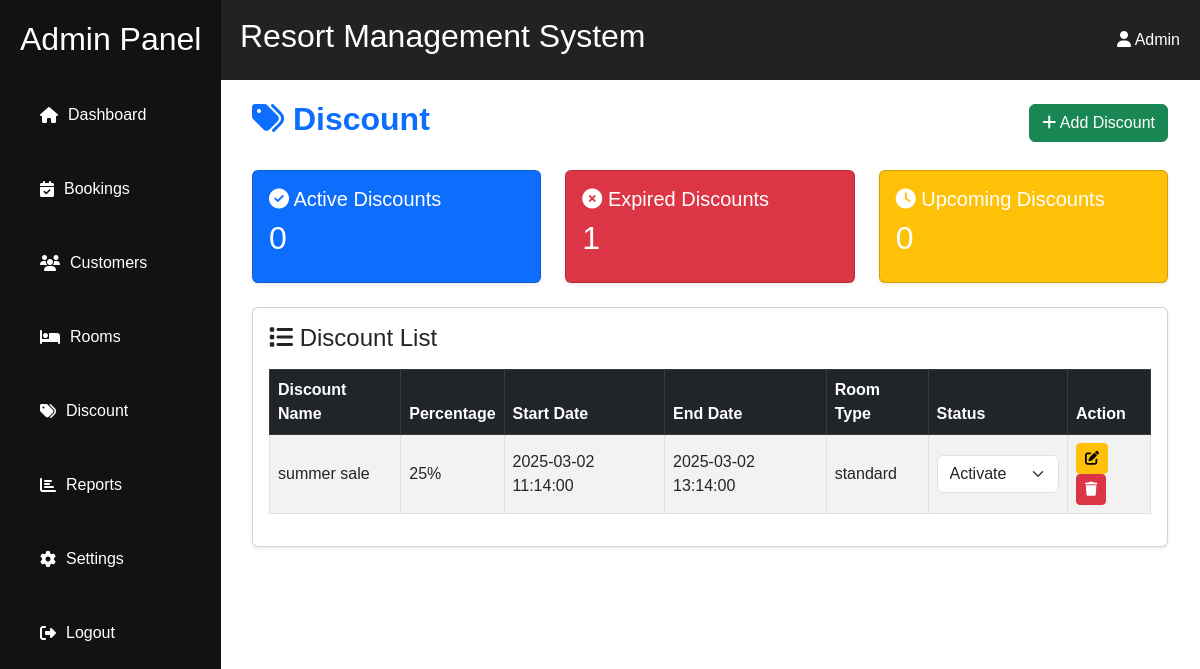
The app's page /admin/discount/index.php, older data.
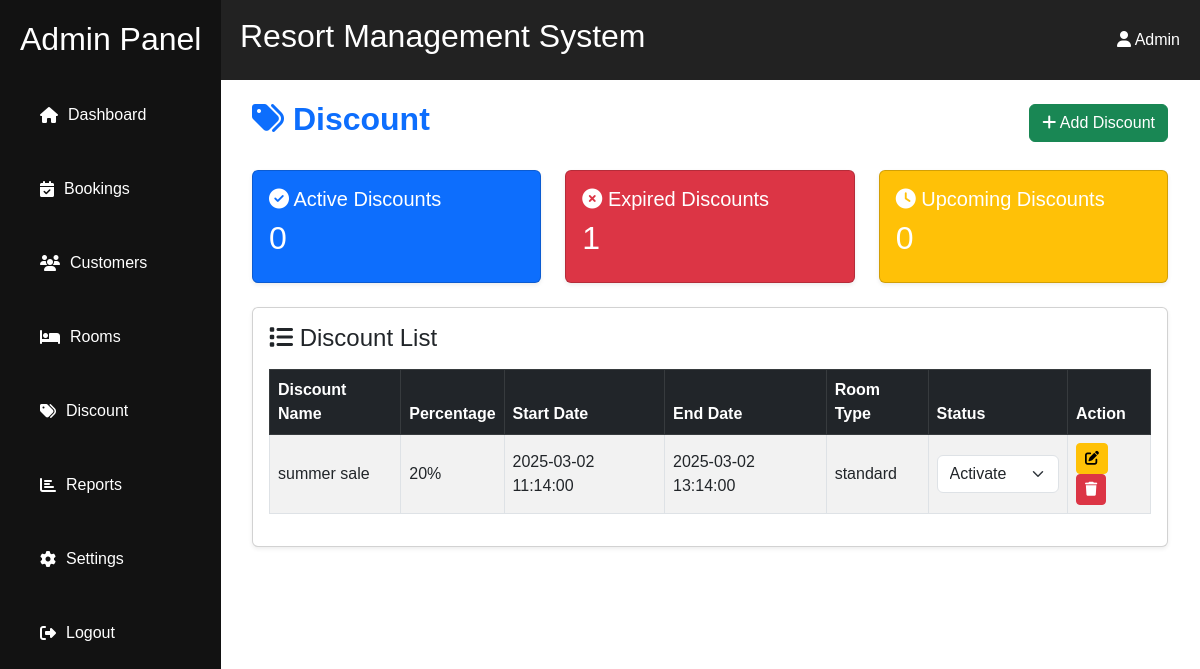
The same page, newer data.
### tables this page shows
CREATE TABLE IF NOT EXISTS `discount` (
  `discount_id` int(11) NOT NULL AUTO_INCREMENT,
  `discount_name` varchar(50) NOT NULL,
  `discount_percentage` int(11) NOT NULL,
  `discount_start` datetime NOT NULL,
  `discount_end` datetime NOT NULL,
  `discount_status` enum('activate','deactivate') NOT NULL,
  `applicable_room` enum('premium','deluxe','standard') NOT NULL,
  `created_at` datetime NOT NULL DEFAULT current_timestamp(),
  `updated_at` datetime NOT NULL DEFAULT current_timestamp(),
  PRIMARY KEY (`discount_id`)
);

### admin/includes/system_update.php (called while the page is built, shortened)
<?php
$track_query="SELECT
(SELECT COUNT(*) FROM discount WHERE discount_start<=NOW() && discount_end>=NOW()) AS active_discount,
(SELECT COUNT(*) FROM discount WHERE discount_start<NOW() && discount_end<NOW()) AS expired_discount,
(SELECT COUNT(*) FROM discount WHERE discount_start>NOW() && discount_end>NOW()) AS upcoming_discount;";
?>

### admin/discount/index.php (the view, shortened to what this page needs)
<?php
include('../../resources/database/config.php');
include("../includes/system_update.php");
$discount="SELECT * FROM discount ";
$result=mysqli_query($conn,$discount);
$track_result=mysqli_query($conn,$track_query);
$track=mysqli_fetch_assoc($track_result);
?>
<div class="content">
    <div class="container-fluid">
        <div class="d-flex justify-content-between align-items-center mb-4">
            <h2 class="fw-bold text-primary"><i class="fas fa-tags"></i> Discount</h2>
            <button class="btn btn-success"  onclick="window.location.href='create.php'">
                <i class="fas fa-plus"></i> Add Discount
            </button>
        </div>
        <div class="row mb-4">
            <div class="col-md-4">
                <div class="card text-white bg-primary shadow-sm">
                    <div class="card-body">
                        <h5 class="card-title"><i class="fas fa-check-circle"></i> Active Discounts</h5>
                        <h2><?php echo $track['active_discount'] ?></h2>
                    </div>
                </div>
            </div>
            <div class="col-md-4">
                <div class="card text-white bg-danger shadow-sm">
                    <div class="card-body">
                        <h5 class="card-title"><i class="fas fa-times-circle"></i> Expired Discounts</h5>
                        <h2><?php echo $track['expired_discount'] ?></h2>
                    </div>
                </div>
            </div>
            <div class="col-md-4">
                <div class="card text-white bg-warning shadow-sm">
                    <div class="card-body">
                        <h5 class="card-title"><i class="fas fa-clock"></i> Upcoming Discounts</h5>
                        <h2><?php echo $track['upcoming_discount'] ?></h2>
                    </div>
                </div>
            </div>
        </div>
        <div class="card shadow-sm">
            <div class="card-body">
                <h4 class="mb-3"><i class="fas fa-list"></i> Discount List</h4>
                <div class="table-responsive">
                    <table class="table table-bordered table-striped align-middle">
                        <thead class="table-dark">
                            <tr>
                                <th>Discount Name</th>
                                <th>Percentage</th>
                                <th>Start Date</th>
                                <th>End Date</th>
                                <th>Room Type</th>
                                <th>Status</th>
                                <th>Action</th>
                            </tr>
                        </thead>
                        <tbody>
                            <?php while($row=mysqli_fetch_assoc($result)){
                                $status=($row['discount_status'] == 'activate') ? 'selected' : '';
                                echo " <tr>
                                            <td>{$row['discount_name']}</td>
                                            <td>{$row['discount_percentage']}%</td>
                                            <td>{$row['discount_start']}</td>
                                            <td>{$row['discount_end']}</td>
                                            <td>{$row['applicable_room']}</td>
                                            <td><form action='update.php?id={$row['discount_id']}' method='POST'>
                                                <select class='form-select' name='status' onchange='this.form.submit()'>
                                                <option value='activate' ". ($status ? "selected" : "") .">Activate</option>
                                                <option value='deactivate' ". ($status ? "" : "selected") .">Deactivate</option>
                                                </select>
                                            </form>
                                            </td>
                                            <td>
                                                <a class='btn btn-sm btn-warning' href='edit.php?id={$row['discount_id']}'><i class='fas fa-edit'></i></a>
                                                <a class='btn btn-sm btn-danger' href='delete.php?id={$row['discount_id']}'><i class='fas fa-trash'></i></a>
                                            </td>
                                        </tr>";
                            } ?>
                        </tbody>
                    </table>
                </div>
            </div>
        </div>
    </div>
</div>

Row changes from the older to the newer data that the page shows:
changed discount "summer sale": discount_percentage "25" → "20"
